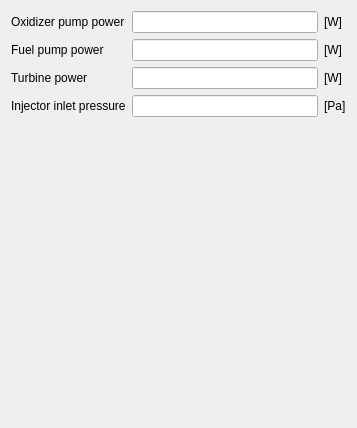
            <widget class="QWidget" name="scrollAreaWidgetContents_12">
             <property name="geometry">
              <rect>
               <x>0</x>
               <y>0</y>
               <width>357</width>
               <height>428</height>
              </rect>
             </property>
             <layout class="QGridLayout" name="gridLayout_2">
              <item row="1" column="0">
               <widget class="QLabel" name="label_Fpump_power">
                <property name="text">
                 <string>Fuel pump power</string>
                </property>
               </widget>
              </item>
              <item row="0" column="0">
               <widget class="QLabel" name="label_Opump_power">
                <property name="text">
                 <string>Oxidizer pump power</string>
                </property>
               </widget>
              </item>
              <item row="0" column="1">
               <widget class="QLineEdit" name="line_Opump_power">
                <property name="readOnly">
                 <bool>true</bool>
                </property>
               </widget>
              </item>
              <item row="1" column="2">
               <widget class="QLabel" name="label_W_3">
                <property name="text">
                 <string>[W]</string>
                </property>
               </widget>
              </item>
              <item row="3" column="1">
               <widget class="QLineEdit" name="line_P_inj_in">
                <property name="readOnly">
                 <bool>true</bool>
                </property>
               </widget>
              </item>
              <item row="3" column="2">
               <widget class="QLabel" name="label_Pa_5">
                <property name="text">
                 <string>[Pa]</string>
                </property>
               </widget>
              </item>
              <item row="2" column="0">
               <widget class="QLabel" name="label_Turb_power">
                <property name="text">
                 <string>Turbine power</string>
                </property>
               </widget>
              </item>
              <item row="4" column="0">
               <spacer name="verticalSpacer_2">
                <property name="orientation">
                 <enum>Qt::Vertical</enum>
                </property>
                <property name="sizeHint" stdset="0">
                 <size>
                  <width>20</width>
                  <height>40</height>
                 </size>
                </property>
               </spacer>
              </item>
              <item row="2" column="1">
               <widget class="QLineEdit" name="line_Turb_power">
                <property name="readOnly">
                 <bool>true</bool>
                </property>
               </widget>
              </item>
              <item row="3" column="0">
               <widget class="QLabel" name="label_P_inj_in">
                <property name="text">
                 <string>Injector inlet pressure</string>
                </property>
               </widget>
              </item>
              <item row="2" column="2">
               <widget class="QLabel" name="label">
                <property name="text">
                 <string>[W]</string>
                </property>
               </widget>
              </item>
              <item row="1" column="1">
               <widget class="QLineEdit" name="line_Fpump_power">
                <property name="readOnly">
                 <bool>true</bool>
                </property>
               </widget>
              </item>
              <item row="0" column="2">
               <widget class="QLabel" name="label_W">
                <property name="text">
                 <string>[W]</string>
                </property>
               </widget>
              </item>
             </layout>
            </widget>
